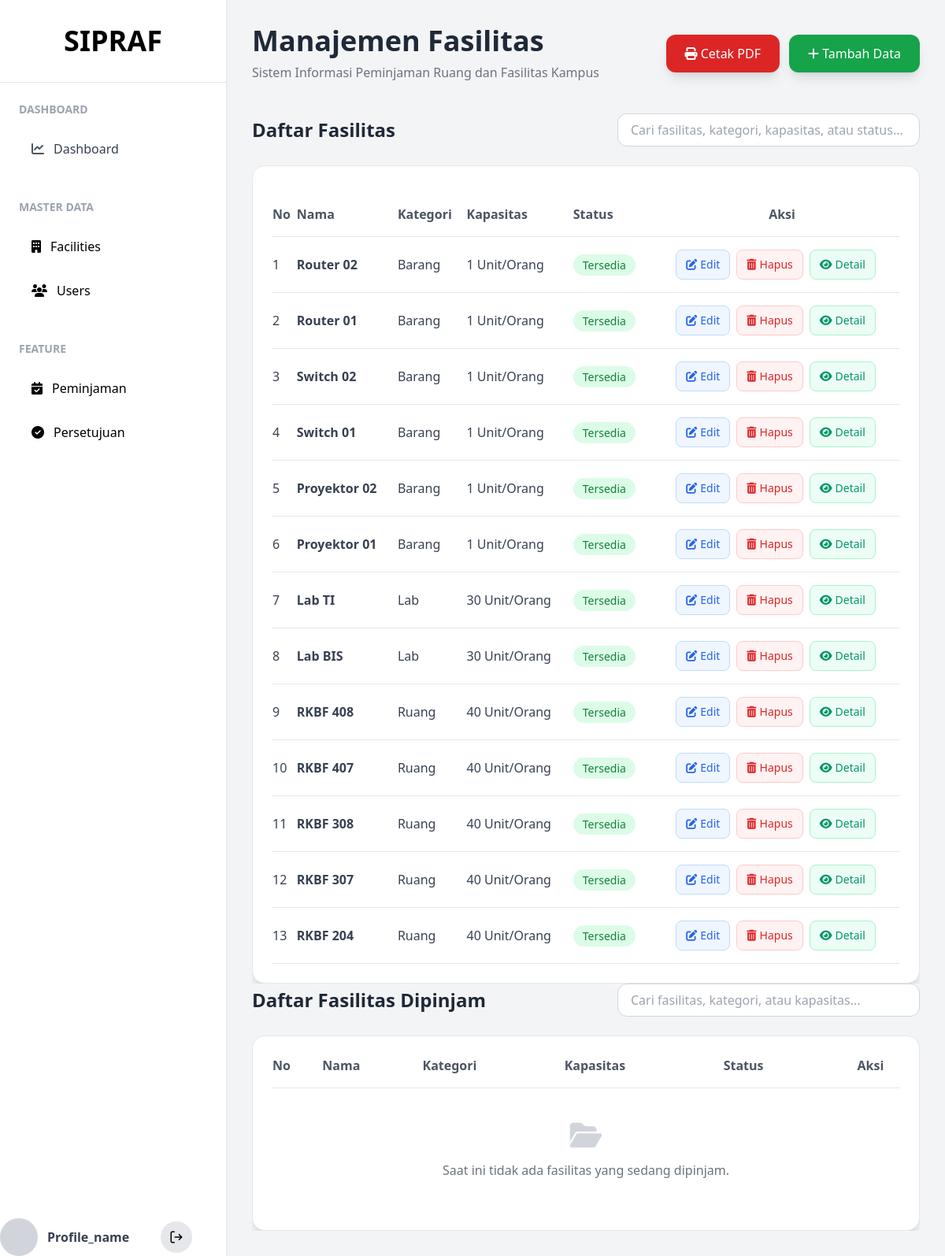
The app's page /pages/facilities/index.php with its own data.
### tables this page shows
CREATE TABLE `facilities` (
  `id` int NOT NULL,
  `name` varchar(255) NOT NULL,
  `kategori` enum('lab','ruang','barang') NOT NULL,
  `kapasitas` int DEFAULT '0',
  `deskripsi` text,
  `status` enum('tersedia','dipinjam') DEFAULT 'tersedia',
  `created_at` timestamp NULL DEFAULT CURRENT_TIMESTAMP
);

### helper/data/facility.php (called while the page is built, shortened)
<?php
function getAllFacilities($conn) {
    $query = 'SELECT * FROM facilities ORDER BY id DESC';
    $result = mysqli_query($conn, $query);
    $data = [];
    if ($result) {
        while ($row = mysqli_fetch_assoc($result)) {
            $data[] = $row;
        }
    }
    return $data;
}
?>

### pages/facilities/index.php (the view, shortened to what this page needs)
<?php
require_once __DIR__ . '/../../helper/db_conn.php';
require_once __DIR__ . '/../../helper/data/facility.php';
$facilities = getAllFacilities($conn);
?>
<!DOCTYPE html>
<html lang="id">
<head>
    <script src="https://cdn.tailwindcss.com"></script>
    <link rel="stylesheet" href="https://cdn.jsdelivr.net/npm/fullcalendar@6.1.15/index.global.min.css" />
    <link rel="stylesheet" href="https://cdnjs.cloudflare.com/ajax/libs/font-awesome/6.5.1/css/all.min.css">
</head>
<body class="bg-gray-100 font-sans">
    <div class="flex min-h-screen">
        <?php include '../../includes/sidebar.php' ?>
        <main class="flex-1 p-8">
            <div class="flex justify-between items-center mb-10">
                <div>
                    <h1 class="text-4xl font-bold text-gray-800">Manajemen Fasilitas</h1>
                    <p class="text-gray-500 mt-2">Sistem Informasi Peminjaman Ruang dan Fasilitas Kampus</p>
                </div>
                <div class="flex gap-3 print:hidden">
                    <button
                        onclick="window.print()"
                        class="bg-red-600 hover:bg-red-700 text-white px-6 py-3 rounded-xl shadow-lg">
                        <i class="fa-solid fa-print"></i>
                        Cetak PDF
                    </button>
                    <a href="form.php"
                        class="bg-green-600 hover:bg-green-700 text-white px-6 py-3 rounded-xl shadow-lg">
                        <i class="fa-solid fa-plus"></i>
                        Tambah Data
                    </a>
                </div>
            </div>
            <div class="flex justify-between items-center mb-6 print:hidden">
                <h2 class="text-2xl font-bold text-gray-800">Daftar Fasilitas</h2>
                <div class="flex">
                    <input type="text" id="searchInput" placeholder="Cari fasilitas, kategori, kapasitas, atau status..."
                        class="border border-gray-300 px-4 py-2 rounded-xl focus:outline-none focus:ring-2 focus:ring-green-500 w-96">
                </div>
            </div>
            <div class="overflow-x-auto">
                <div class="bg-white border border-gray-200 rounded-2xl shadow-lg p-6">
                    <table class="w-full text-left border-collapse">
                        <thead>
                            <tr class="border-b text-gray-600">
                                <th class="pb-4">No</th>
                                <th class="pb-4">Nama</th>
                                <th class="pb-4">Kategori</th>
                                <th class="pb-4">Kapasitas</th>
                                <th class="pb-4">Status</th>
                                <th class="pb-4 print:hidden">
                                    <div class="flex justify-center translate-x-2">Aksi</div>
                                </th>
                            </tr>
                        </thead>
                        <tbody class="text-gray-700">
                            <?php
                            $no = 1;
                            if (count($facilities) > 0):
                                foreach ($facilities as $row):
                            ?>
                                    <tr class="border-b hover:bg-gray-50 transition">
                                        <td class="py-4"><?= $no++ ?></td>
                                        <td class="py-4 font-semibold"><?= htmlspecialchars($row['name']) ?></td>
                                        <td class="py-4 capitalize"><?= htmlspecialchars($row['kategori']) ?></td>
                                        <td class="py-4"><?= htmlspecialchars($row['kapasitas']) ?> Unit/Orang</td>
                                        <td class="py-4">
                                            <?php if (strtolower($row['status']) == 'tersedia' || strtolower($row['status']) == 'available'): ?>
                                                <span class="bg-green-100 text-green-700 px-3 py-1 rounded-full text-sm">
                                                    Tersedia
                                                </span>
                                            <?php else: ?>
                                                <span class="bg-red-100 text-red-700 px-3 py-1.5 rounded-full text-xs font-bold">
                                                    <i class="fa-solid fa-circle-xmark"></i> <?= htmlspecialchars(ucfirst($row['status'])) ?>
                                                </span>
                                            <?php endif; ?>
                                        </td>
                                        <td class="py-4 print:hidden">
                                            <div class="flex items-center justify-center gap-2">
                                                <a href="form.php?id=<?= $row['id'] ?>"
                                                    class="bg-blue-50 text-blue-600 hover:bg-blue-500 hover:text-white px-3 py-2 rounded-lg transition text-sm flex items-center gap-1 font-medium border border-blue-200 hover:border-transparent">
                                                    <i class="fa-solid fa-pen-to-square"></i> Edit
                                                </a>
                                                <a href="../../logic/facility_process.php?action=delete&id=<?= $row['id'] ?>"
                                                    onclick="return confirm('Apakah kamu yakin ingin menghapus data fasilitas <?= htmlspecialchars($row['name']) ?>?')"
                                                    class="bg-red-50 text-red-600 hover:bg-red-500 hover:text-white px-3 py-2 rounded-lg transition text-sm flex items-center gap-1 font-medium border border-red-200 hover:border-transparent">
                                                    <i class="fa-solid fa-trash-can"></i> Hapus
                                                </a>
                                                <a href="detail.php?id=<?= $row['id'] ?>"
                                                    class="bg-emerald-50 text-emerald-600 hover:bg-emerald-500 hover:text-white px-3 py-2 rounded-lg transition text-sm flex items-center gap-1 font-medium border border-emerald-200 hover:border-transparent">
                                                    <i class="fa-solid fa-eye"></i> Detail
                                                </a>
                                            </div>
                                        </td>
                                    </tr>
                                <?php
                                endforeach;
                            endif; ?>
                        </tbody>
                    </table>
                </div>
            </div>
           <div class="flex justify-between items-center mb-6 print:hidden">
                <h2 class="text-2xl font-bold text-gray-800">Daftar Fasilitas Dipinjam</h2>
                <div class="flex">
                    <input type="text" id="searchInput" placeholder="Cari fasilitas, kategori, atau kapasitas..."
                        class="border border-gray-300 px-4 py-2 rounded-xl focus:outline-none focus:ring-2 focus:ring-green-500 w-96">
                </div>
            </div>
            <div class="overflow-x-auto">
                <div class="bg-white border border-gray-200 rounded-2xl shadow-lg p-6">
                    <table class="w-full text-left border-collapse">
                        <thead>
                            <tr class="border-b text-gray-600">
                                <th class="pb-4">No</th>
                                <th class="pb-4">Nama</th>
                                <th class="pb-4">Kategori</th>
                                <th class="pb-4">Kapasitas</th>
                                <th class="pb-4">Status</th>
                                <th class="pb-4 print:hidden">
                                    <div class="flex justify-center translate-x-2">Aksi</div>
                                </th>
                            </tr>
                        </thead>
                        <tbody class="text-gray-700">
                            <?php
                            $has_borrowed = false;
                            if (isset($facilities) && count($facilities) > 0):
                                foreach ($facilities as $row):
                                    if (strtolower($row['status']) == 'tersedia' || strtolower($row['status']) == 'available') {
                                        continue;
                                    }
                                    $has_borrowed = true;
                            ?>
                                <?php
                                endforeach;
                            endif;
                            if (!$has_borrowed):
                                ?>
                                <tr>
                                    <td colspan="6" class="text-center py-10 text-gray-500">
                                        <i class="fa-solid fa-folder-open text-4xl mb-3 text-gray-300 block"></i>
                                        Saat ini tidak ada fasilitas yang sedang dipinjam.
                                    </td>
                                </tr>
                            <?php endif; ?>
                        </tbody>
                    </table>
                </div>
            </div>
        </main>
    </div>
</body>
</html>

### records on screen
facilities: name "Router 02", kategori "Barang", kapasitas "1", status "Tersedia"
facilities: name "Router 01", kategori "Barang", kapasitas "1", status "Tersedia"
facilities: name "Switch 02", kategori "Barang", kapasitas "1", status "Tersedia"
facilities: name "Switch 01", kategori "Barang", kapasitas "1", status "Tersedia"
facilities: name "Proyektor 02", kategori "Barang", kapasitas "1", status "Tersedia"
facilities: name "Proyektor 01", kategori "Barang", kapasitas "1", status "Tersedia"
facilities: name "Lab TI", kategori "Lab", kapasitas "30", status "Tersedia"
facilities: name "Lab BIS", kategori "Lab", kapasitas "30", status "Tersedia"
facilities: name "RKBF 408", kategori "Ruang", kapasitas "40", status "Tersedia"
facilities: name "RKBF 407", kategori "Ruang", kapasitas "40", status "Tersedia"
facilities: name "RKBF 308", kategori "Ruang", kapasitas "40", status "Tersedia"
facilities: name "RKBF 307", kategori "Ruang", kapasitas "40", status "Tersedia"
facilities: name "RKBF 204", kategori "Ruang", kapasitas "40", status "Tersedia"
